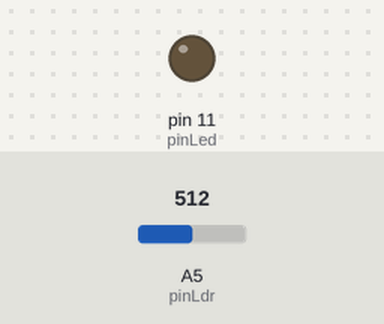
Bench run of a sketch on a simulated Arduino Uno, built with avr-gcc and run on an emulated ATmega328P. On the bench: output pins drawn as LEDs (lit = HIGH). The inputs (shaded band) are chosen by the test bench; at power-on: A5 (pinLdr) = 512.

Above: at 1.8 s.
1.9 s: A5 (pinLdr) set to 791
3.4 s: A5 (pinLdr) set to 810
At 5.2 s:
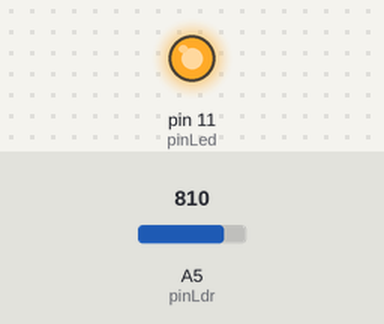
5.5 s: A5 (pinLdr) set to 790
At 6.8 s:
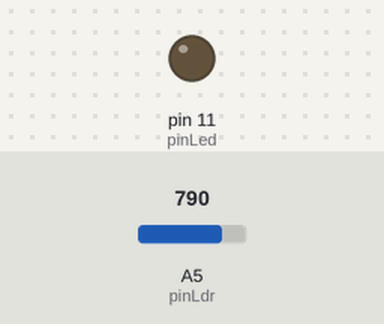
7.5 s: A5 (pinLdr) set to 900
At 8.3 s:
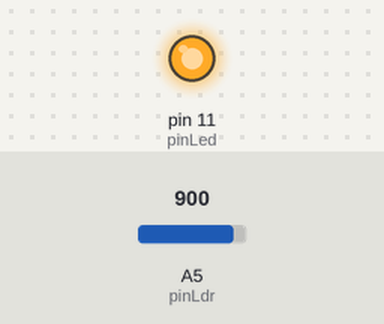
Timing chart, 0 to 10.5 s (numbered marks = the images above; inputs shaded):
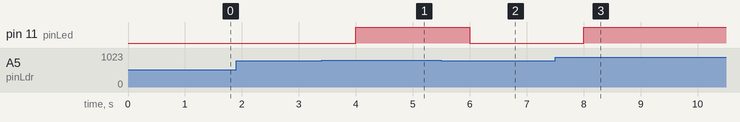

The sketch:

LDR.ino
```cpp
int pinLed = 11;
int pinLdr = A5;
int valorLdr = 0;

void setup() {
  // put your setup code here, to run once:
  pinMode(pinLed, OUTPUT);
  Serial.begin(9600);
}

void loop() {
  // put your main code here, to run repeatedly:
  valorLdr = analogRead(pinLdr);

  if(valorLdr >= 800)
  {
    digitalWrite(pinLed, HIGH);
  }
  else
  {
    digitalWrite(pinLed, LOW);
  }
  delay(1000);
}
```

Measured:
- the behaviour switches between 799 and 800 on A5 (pinLdr) (found by bisection; images 0 and 1)
- after the input at 1.9 s, every drawn part: stays the same
- after the input at 3.4 s, pin 11 (pinLed): LOW → HIGH after 0.60 s
- after the input at 5.5 s, pin 11 (pinLed): HIGH → LOW after 0.50 s
- after the input at 7.5 s, pin 11 (pinLed): LOW → HIGH after 0.50 s
